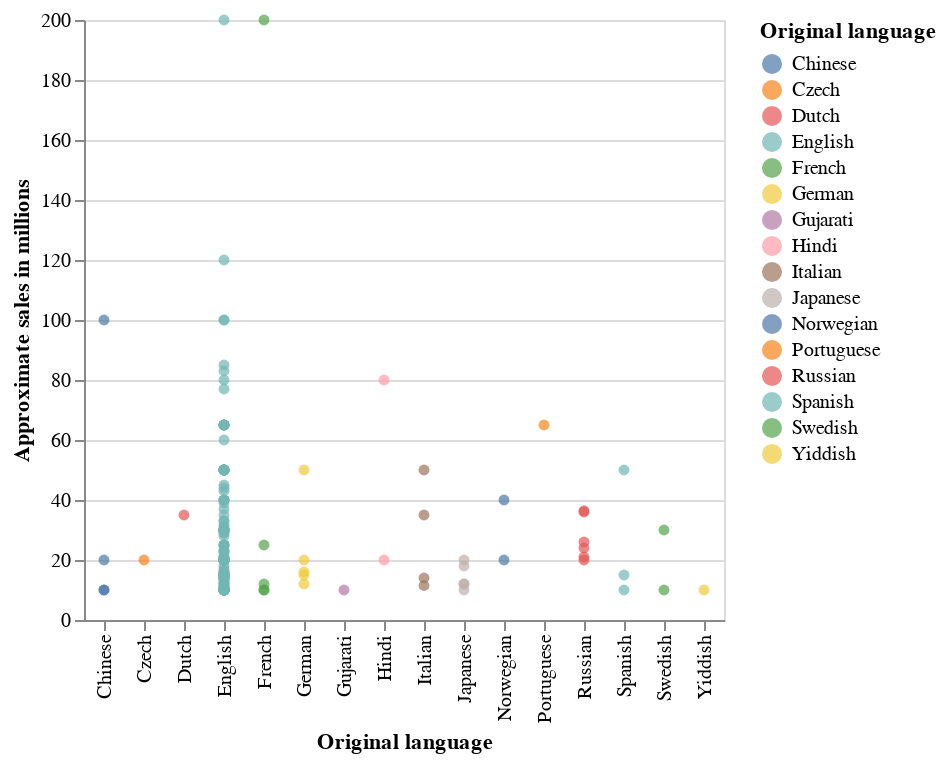

Notebook code cell kept with this figure:
### Markdown cell above
## Most Popular Langagues

### Code cell
alt.Chart(df).mark_circle().encode(
    y='Approximate sales in millions', 
    x='Original language:N',  
    color='Original language',
    tooltip = ['Author(s)', 'Original language', 'Book', 'Genre', 'Approximate sales in millions']

)

### Figure 1 — Vega-Lite specification as saved in the notebook (floating-point values rounded to 4 significant figures; data arrays with more than 128 entries replaced by an {"elided": "..."} marker saying what was removed)
{"config": {"view": {"continuousWidth": 300, "continuousHeight": 300}}, "data": {"name": "data-53746a97c85668a3938be06709cf3a13"}, "mark": {"type": "circle"}, "encoding": {"color": {"field": "Original language", "type": "nominal"}, "tooltip": [{"field": "Author(s)", "type": "nominal"}, {"field": "Original language", "type": "nominal"}, {"field": "Book", "type": "nominal"}, {"field": "Genre", "type": "nominal"}, {"field": "Approximate sales in millions", "type": "quantitative"}], "x": {"field": "Original language", "type": "nominal"}, "y": {"field": "Approximate sales in millions", "type": "quantitative"}}, "$schema": "https://vega.github.io/schema/vega-lite/v5.17.0.json", "datasets": {"data-53746a97c85668a3938be06709cf3a13": {"elided": "174 records"}}}
